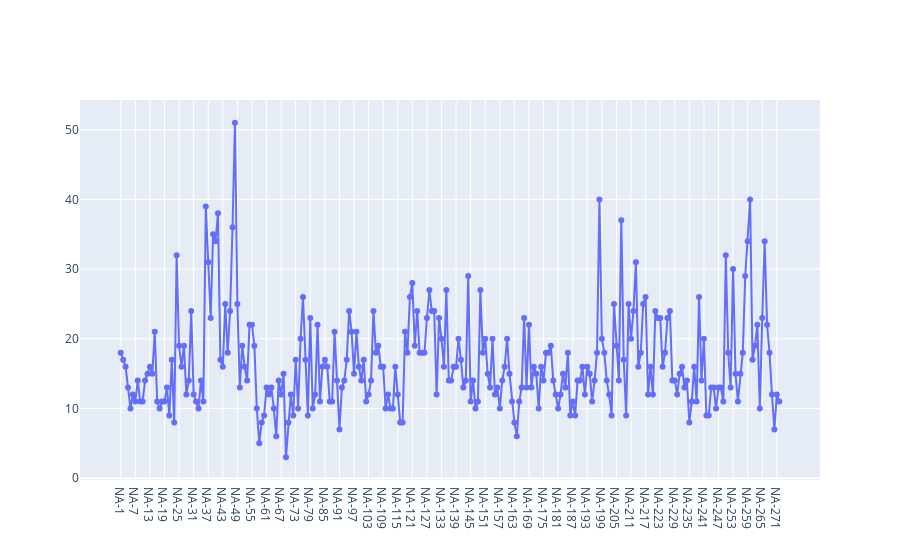

This figure's notebook cell:
### Markdown cell above
# Q8: Get list of candidates per NA seat

### Code cell
list_of_candidates_per_na_2013 = df_2013.groupby('Constituency_title').size().reset_index(name='candidates')

sorted_idx = (list_of_candidates_per_na_2013.assign(Constituency_title=list_of_candidates_per_na_2013.Constituency_title.str.extract(r'(\d+)$').astype(int))
         .sort_values(['Constituency_title'])
         .index)
list_of_candidates_per_na_2013 = list_of_candidates_per_na_2013.iloc[sorted_idx]

x = list_of_candidates_per_na_2013.Constituency_title
y = list_of_candidates_per_na_2013.candidates

fig = go.Figure()
fig.add_trace(go.Scatter(x=x, y=y,
                    mode='lines+markers',
                    name='lines+markers'))

fig.show()

### Figure 1 — Plotly figure (JSON) as saved in the notebook; plotly's stock layout.template omitted (floating-point values rounded to 4 significant figures; data arrays with more than 128 entries replaced by an {"elided": "..."} marker saying what was removed)
{"data": [{"mode": "lines+markers", "name": "lines+markers", "type": "scatter", "x": {"elided": "272 str values"}, "y": {"elided": "272 int values"}}], "layout": {}}
